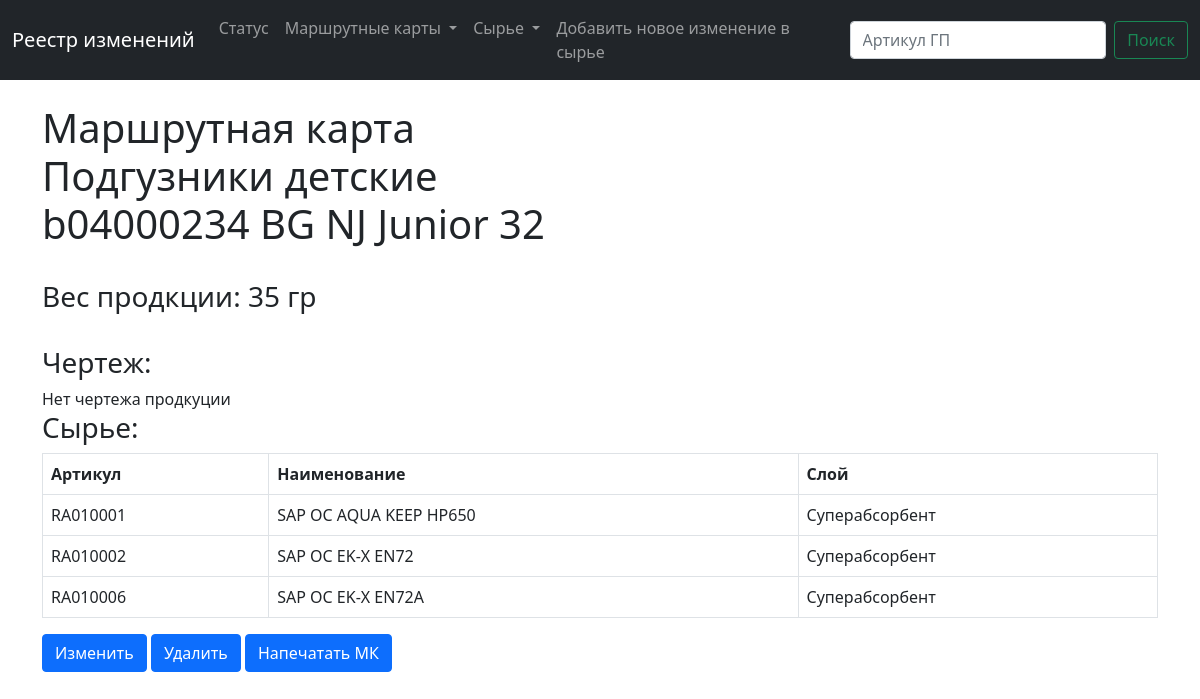
The page /show_sku/2 on the database its author committed.
### main/models.py (models this page shows, shortened)
class Sku (models.Model):
    num = models.CharField(max_length=200)  # артикул готоваой продукции (ГП)
    name = models.CharField(max_length=200)  # наименование ГП
    raw = models.ManyToManyField(Raw, blank=True, null=True)  # сырье
    weight = models.IntegerField(blank=True, null=True)  # вес
    photo = models.ImageField(blank=True, null=True,
                              upload_to="images/")  # фото
    type = models.ForeignKey(ProductsTypes, blank=True, null=True, on_delete=models.CASCADE)

class ProductsTypes (models.Model):
     name = models.CharField(max_length=200)  # наименование типов выпускаемой продукции

class Raw (models.Model):
    num = models.CharField(max_length=200)  # артикул сырья
    name = models.CharField(max_length=200)  # наименование
    layer = models.CharField(max_length=200)  # навзвание слоя на русском

### main/views.py (the view)
# urls.py: path('show_sku/<sku_id>', views.show_sku, name='show_sku'),
def show_sku(request, sku_id):
    sku = Sku.objects.get(id=sku_id)
    return render(request, 'main/show_sku.html', {'sku': sku})

### main/templates/main/show_sku.html (shortened to what this page needs)
{% extends 'main/base.html' %}
{% block content%}
    <body>
        <br>
        <div class="container">
            <h1>Маршрутная карта
                <br> {{ sku.type.name}}
                <br>{{sku.num}} {{sku.name}} </h1>
            <br>
            <h3>Вес продкции: {{sku.weight}} гр</h3>
            <br>
            <h3>Чертеж: </h3>
            {%if sku.photo%}
                <img src="{{sku.photo.url}}" height="200 px">
            {%else%}
                Нет чертежа продкуции
            {%endif%}
            <br>
            <h3>Сырье:</h3>
            <table class="table table-bordered">
                <thead>
                    <tr style="font-weight:bold">
                        <td>Артикул</td>
                        <td>Наименование</td>
                        <td>Слой</td>
                    </tr>
                    {% for raw in sku.raw.all %}
                        <tr>
                            <td>{{ raw.num }}</td>
                            <td>{{ raw.name }}</td>
                            <td>{{ raw.layer }}</td>
                    {% endfor %}
                </tr>
            </thead>
        </table>
        <div class="btn-group" role="group" aria-label="Basic example">
            <a href="{% url 'update_sku' sku.id %}" type="button" class="btn btn-primary">Изменить</a>
        </div>
        <div class="btn-group" role="group" aria-label="Basic example">
            <a href="{% url 'delete_sku' sku.id %}" type="button" class="btn btn-primary">Удалить</a>
        </div>
        <div class="btn-group" role="group" aria-label="Basic example">
            <a href="{% url 'pdf_sku' sku.id %}" type="button" class="btn btn-primary">Напечатать МК</a>
        </div>
    </div>
    <br>  <br>  <br>
    </body>
    </html>
{%endblock%}

### rows shown on the page
Sku: type.name "Подгузники детские", num "b04000234", name "BG NJ Junior 32", weight "35"
Raw: num "RA010001", name "SAP OC AQUA KEEP HP650", layer "Суперабсорбент"
Raw: num "RA010002", name "SAP OC EK-X EN72", layer "Суперабсорбент"
Raw: num "RA010006", name "SAP OC EK-X EN72A", layer "Суперабсорбент"
